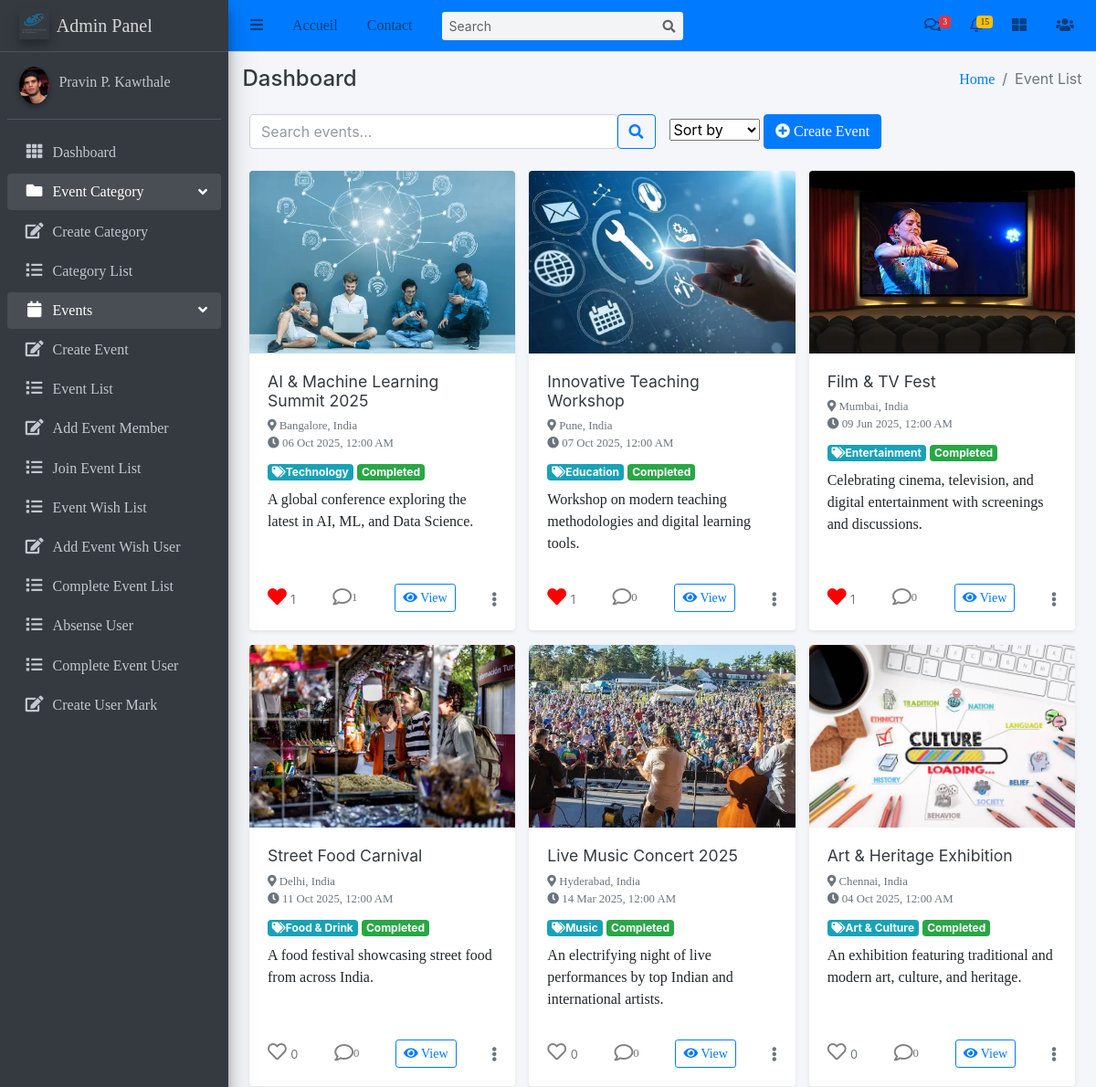
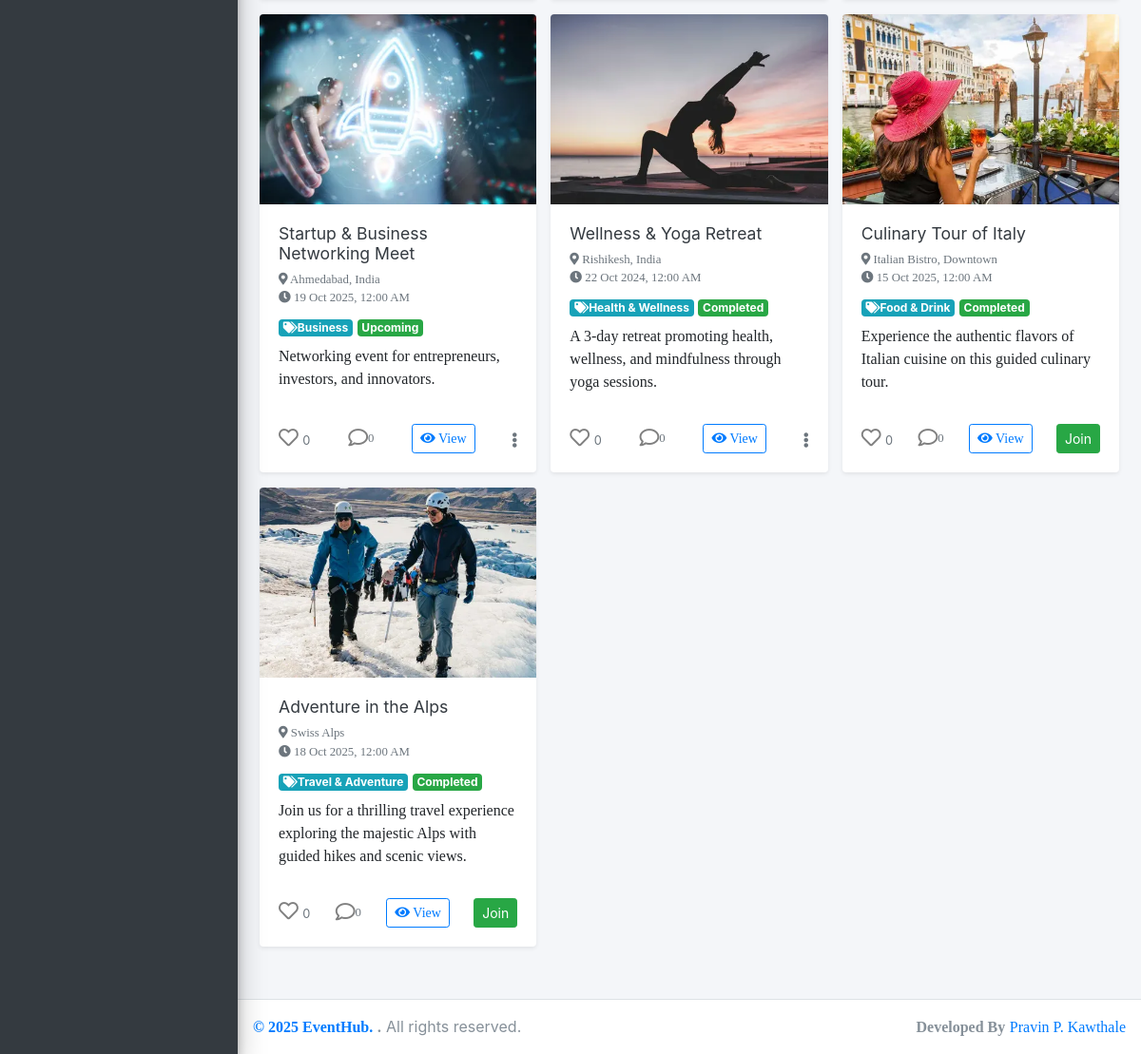
Page /Events/events/ (signed in) on the committed database (2 pictures, top to bottom).
### Event/models.py (models this page shows, shortened)
class Event(models.Model):
    title = models.CharField(max_length=100)
    description = models.TextField()
    category = models.ForeignKey(Category, on_delete=models.SET_NULL, null=True, related_name="events")
    date = models.DateTimeField()
    location = models.CharField(max_length=300)
    start_time = models.TimeField()
    end_time = models.TimeField()
    created_at = models.DateTimeField(auto_now_add=True)
    updated_at = models.DateTimeField(auto_now=True)
    organizer = models.ForeignKey(User, on_delete=models.CASCADE, related_name='events_created')
    participants = models.ManyToManyField(User, related_name='events_participated', blank=True)
    image = models.ImageField(upload_to="event_images/", default="event_images/default.png")
    comments_enabled=models.BooleanField(default=True)
    likes=models.ManyToManyField(User,related_name='liked_events',blank=True)
    def is_likeby(self,user):
        return self.like_set.filter(user=user).exists()
    @property
    def get_status(self):
        now = timezone.now()
        event_start_datetime = self.date
        if now.date()==event_start_datetime.date():
            if self.start_time <= now.time() <= self.end_time:
                return "Ongoing"
            elif now.time() < self.start_time:
                return "Upcoming"
            else:
                return "Completed"
        if now > event_start_datetime:
            return "Completed"
        if now < event_start_datetime:
            return "Upcoming"
        return "Ongoing"
    class Meta:
        ordering = ['-start_time']

class Category(models.Model):
    name = models.CharField(max_length=100, unique=True)
    description = models.TextField(blank=True)
    slug = models.SlugField(unique=True, blank=True)
    favicon = models.ImageField(upload_to='category_favicons/', null=True, blank=True)

### Event/views.py (the view)
# urls.py: path('events/', views.EventList.as_view(), name='event_list'),
class EventList(ListView):
    model=Event
    template_name='Event/event_list.html'
    context_object_name='events'
    def get_queryset(self):
        qs=Event.objects.all().order_by('-start_time')
        user=self.request.user
        for event in qs:
            event.is_liked=event.is_likeby(user)
        return qs

### templates/Event/event_list.html (shortened to what this page needs)
{% extends 'base/base.html' %}
{% block breadcrumb %}Event List{% endblock breadcrumb %}
{% load static %}
{% block content %}
<div class="container-fluid">
    <div class="row mb-4 align-items-center">
        <div class="col-md-6">
            <form method="get" class="d-flex">
                <input type="text" name="q" class="form-control me-2" placeholder="Search events..." value="{{ request.GET.q }}">
                <button class="btn btn-outline-primary" type="submit">
                    <i class="fas fa-search"></i>
                </button>
            </form>
        </div>
        <div class="col-md-6 text-end">
            <select class="form-select w-auto d-inline-block">
                <option>Sort by</option>
            </select>
            <a href="{% url 'create_event' %}" class="btn btn-primary ms-2">
                <i class="fas fa-plus-circle me-1"></i> Create Event
            </a>
        </div>
    </div>
    <div class="row g-4">
        {% for event in events %}
        <div class="col-md-4 d-flex">
            <div class="card shadow-sm border-0 rounded-4 overflow-hidden flex-fill">
                {% if event.image %}
                <img src="{{ event.image.url }}"
                     class="card-img-top rounded-top-4"
                     alt="{{ event.title }}"
                     style="height:200px; object-fit:cover;">
                {% else %}
                <img src="{% static 'img/user.jpg' %}"
                     class="card-img-top rounded-top-4"
                     alt="Default Event"
                     style="height:200px; object-fit:cover;">
                {% endif %}
                <div class="card-body d-flex flex-column">
                    <h5 class="card-title fw-bold text-dark mb-2" style="font-size:1.1rem;">
                        {{ event.title }}
                    </h5>
                    <p class="card-text text-muted small mb-2">
                        <i class="fas fa-map-marker-alt me-1"></i> {{ event.location }} <br>
                        <i class="fas fa-clock me-1"></i> {{ event.date|date:"d M Y, h:i A" }}
                    </p>
                    <div class="mb-2">
                        {% if event.category %}
                        <span class="badge bg-info">
                            <i class="fas fa-tags me-1"></i>{{ event.category.name }}
                        </span>
                        {% endif %}
                        <span class="badge bg-success">{{ event.get_status }}</span>
                    </div>
                    <p class="card-text flex-grow-1">{{ event.description|truncatewords:20 }}</p>
                    <div class="d-flex justify-content-between align-items-center mt-3">
                        <form action="{% url 'like_event' event.pk %}" method="post" class="d-inline me-2">
                            <button type="submit" style="background:none; border:none;" class="p-0 m-0">
                                {% if event.is_liked %}
                                    <i class="fas fa-heart" style="color:red; font-size:1.3rem;"></i>
                                {% else %}
                                    <i class="far fa-heart" style="color:gray; font-size:1.3rem;"></i>
                                {% endif %}
                            </button>
                            <span class="ms-1 small text-muted">{{ event.like_set.count }}</span>
                        </form>
                        <a href="{% url 'comment_event' event.pk %}" class="btn p-0 m-0 d-flex align-items-center text-decoration-none">
                            <i class="far fa-comment" style="color:gray; font-size:1.3rem;"></i>
                            <span class="ms-1 small text-muted">{{ event.comments.count }}</span>
                        </a>
                        <a href="{% url 'event_detail' event.pk %}" class="btn btn-sm btn-outline-primary">
                            <i class="fas fa-eye"></i> View
                        </a>
                        {% if request.user != event.organizer %}
                        <form action="{% url 'join_event' event.id %}" method="post" class="d-inline">
                            <button type="submit" class="btn btn-sm btn-success">
                                {% if request.user in event.participants.all %}
                                    Leave
                                {% else %}
                                    Join
                                {% endif %}
                            </button>
                        </form>
                        {% endif %}
                        {% if request.user == event.organizer %}
                        <div class="dropdown">
                            <button class="btn p-0 m-0 text-secondary" type="button" id="dropdownMenu{{ event.pk }}" data-bs-toggle="dropdown" aria-expanded="false" style="border: none; background: transparent;">
                                <i class="fas fa-ellipsis-v"></i>
                            </button>
                        </div>
                        {% endif %}
                    </div>
                </div>
            </div>
        </div>
        {% empty %}
        <div class="col-12 text-center">
            <div class="alert alert-info">
                <i class="fas fa-info-circle me-1"></i> No events found.
            </div>
        </div>
        {% endfor %}
    </div>
    <div class="d-flex justify-content-center mt-4">
    </div>
</div>
{% endblock content %}

### rows in the picture
Event: image (picture), title "AI & Machine Learning Summit 2025", location "Bangalore, India", date "06 Oct 2025, 12:00 AM", category.name "Technology", get_status "Completed", description "A global conference exploring the latest in AI, ML, and Data Science.", like_set.count "1", comments.count "1"
Event: image (picture), title "Innovative Teaching Workshop", location "Pune, India", date "07 Oct 2025, 12:00 AM", category.name "Education", get_status "Completed", description "Workshop on modern teaching methodologies and digital learning tools.", like_set.count "1", comments.count "0"
Event: image (picture), title "Film & TV Fest", location "Mumbai, India", date "09 Jun 2025, 12:00 AM", category.name "Entertainment", get_status "Completed", description "Celebrating cinema, television, and digital entertainment with screenings and discussions.", like_set.count "1", comments.count "0"
Event: image (picture), title "Street Food Carnival", location "Delhi, India", date "11 Oct 2025, 12:00 AM", category.name "Food & Drink", get_status "Completed", description "A food festival showcasing street food from across India.", like_set.count "0", comments.count "0"
Event: image (picture), title "Live Music Concert 2025", location "Hyderabad, India", date "14 Mar 2025, 12:00 AM", category.name "Music", get_status "Completed", description "An electrifying night of live performances by top Indian and international artists.", like_set.count "0", comments.count "0"
Event: image (picture), title "Art & Heritage Exhibition", location "Chennai, India", date "04 Oct 2025, 12:00 AM", category.name "Art & Culture", get_status "Completed", description "An exhibition featuring traditional and modern art, culture, and heritage.", like_set.count "0", comments.count "0"
Event: image (picture), title "Startup & Business Networking Meet", location "Ahmedabad, India", date "19 Oct 2025, 12:00 AM", category.name "Business", get_status "Upcoming", description "Networking event for entrepreneurs, investors, and innovators.", like_set.count "0", comments.count "0"
Event: image (picture), title "Wellness & Yoga Retreat", location "Rishikesh, India", date "22 Oct 2024, 12:00 AM", category.name "Health & Wellness", get_status "Completed", description "A 3-day retreat promoting health, wellness, and mindfulness through yoga sessions.", like_set.count "0", comments.count "0"
Event: image (picture), title "Culinary Tour of Italy", location "Italian Bistro, Downtown", date "15 Oct 2025, 12:00 AM", category.name "Food & Drink", get_status "Completed", description "Experience the authentic flavors of Italian cuisine on this guided culinary tour.", like_set.count "0", comments.count "0", shows "Join"
Event: image (picture), title "Adventure in the Alps", location "Swiss Alps", date "18 Oct 2025, 12:00 AM", category.name "Travel & Adventure", get_status "Completed", description "Join us for a thrilling travel experience exploring the majestic Alps with guided hikes and scenic views.", like_set.count "0", comments.count "0"
